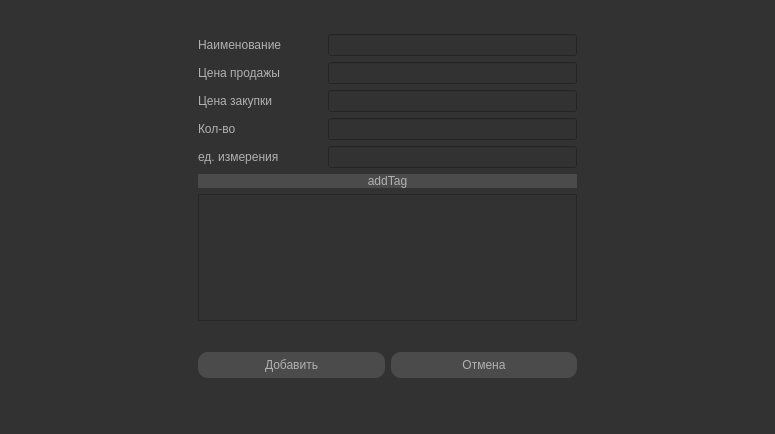
<?xml version="1.0" encoding="UTF-8"?>
<ui version="4.0">
 <class>AddWindow</class>
 <widget class="QMainWindow" name="AddWindow">
  <property name="geometry">
   <rect>
    <x>0</x>
    <y>0</y>
    <width>775</width>
    <height>434</height>
   </rect>
  </property>
  <property name="windowTitle">
   <string>Добавление элемента</string>
  </property>
  <property name="styleSheet">
   <string notr="true">font: 12pt &quot;Times New Roman&quot;;
background-color: rgb(50, 50, 50);
color: #b1b1b1;</string>
  </property>
  <widget class="QWidget" name="centralwidget">
   <layout class="QHBoxLayout" name="horizontalLayout_8" stretch="1,2,1">
    <item>
     <spacer name="horizontalSpacer">
      <property name="orientation">
       <enum>Qt::Horizontal</enum>
      </property>
      <property name="sizeHint" stdset="0">
       <size>
        <width>213</width>
        <height>20</height>
       </size>
      </property>
     </spacer>
    </item>
    <item>
     <layout class="QVBoxLayout" name="verticalLayout_2" stretch="1,5,1,5,1,1,1">
      <item>
       <spacer name="verticalSpacer_2">
        <property name="orientation">
         <enum>Qt::Vertical</enum>
        </property>
        <property name="sizeHint" stdset="0">
         <size>
          <width>20</width>
          <height>40</height>
         </size>
        </property>
       </spacer>
      </item>
      <item>
       <layout class="QVBoxLayout" name="verticalLayout" stretch="1,1,1,1,1">
        <item>
         <layout class="QHBoxLayout" name="horizontalLayout_7" stretch="1,2">
          <item>
           <widget class="QLabel" name="label">
            <property name="text">
             <string>Наименование</string>
            </property>
           </widget>
          </item>
          <item>
           <widget class="QLineEdit" name="itemName"/>
          </item>
         </layout>
        </item>
        <item>
         <layout class="QHBoxLayout" name="horizontalLayout_6" stretch="1,2">
          <item>
           <widget class="QLabel" name="label_3">
            <property name="text">
             <string>Цена продажы</string>
            </property>
           </widget>
          </item>
          <item>
           <widget class="QLineEdit" name="price">
            <property name="text">
             <string/>
            </property>
           </widget>
          </item>
         </layout>
        </item>
        <item>
         <layout class="QHBoxLayout" name="horizontalLayout_5" stretch="1,2">
          <item>
           <widget class="QLabel" name="label_4">
            <property name="text">
             <string>Цена закупки</string>
            </property>
           </widget>
          </item>
          <item>
           <widget class="QLineEdit" name="originalPrice">
            <property name="text">
             <string/>
            </property>
           </widget>
          </item>
         </layout>
        </item>
        <item>
         <layout class="QHBoxLayout" name="horizontalLayout_3" stretch="1,2">
          <item>
           <widget class="QLabel" name="label_6">
            <property name="text">
             <string>Кол-во</string>
            </property>
           </widget>
          </item>
          <item>
           <widget class="QLineEdit" name="count">
            <property name="text">
             <string/>
            </property>
           </widget>
          </item>
         </layout>
        </item>
        <item>
         <layout class="QHBoxLayout" name="horizontalLayout_2" stretch="1,2">
          <item>
           <widget class="QLabel" name="label_7">
            <property name="text">
             <string>ед. измерения</string>
            </property>
           </widget>
          </item>
          <item>
           <widget class="QLineEdit" name="type">
            <property name="text">
             <string/>
            </property>
           </widget>
          </item>
         </layout>
        </item>
       </layout>
      </item>
      <item>
       <widget class="QPushButton" name="btnAddTags">
        <property name="sizePolicy">
         <sizepolicy hsizetype="Minimum" vsizetype="Maximum">
          <horstretch>0</horstretch>
          <verstretch>0</verstretch>
         </sizepolicy>
        </property>
        <property name="styleSheet">
         <string notr="true">QPushButton{
	background-color: rgb(75, 75, 75);
	border-radius: 10px;
}
QPushButton:hover {
     background-color: rgb(80,80, 80);
}
QPushButton:pressed {
    background-color: rgb(120,120,120);
}
</string>
        </property>
        <property name="text">
         <string>addTag</string>
        </property>
       </widget>
      </item>
      <item>
       <widget class="QTableWidget" name="tagsTable"/>
      </item>
      <item>
       <spacer name="verticalSpacer">
        <property name="orientation">
         <enum>Qt::Vertical</enum>
        </property>
        <property name="sizeHint" stdset="0">
         <size>
          <width>20</width>
          <height>40</height>
         </size>
        </property>
       </spacer>
      </item>
      <item>
       <layout class="QHBoxLayout" name="horizontalLayout" stretch="1,1">
        <property name="sizeConstraint">
         <enum>QLayout::SetMaximumSize</enum>
        </property>
        <item>
         <widget class="QPushButton" name="btnAdd">
          <property name="sizePolicy">
           <sizepolicy hsizetype="Minimum" vsizetype="Minimum">
            <horstretch>0</horstretch>
            <verstretch>0</verstretch>
           </sizepolicy>
          </property>
          <property name="maximumSize">
           <size>
            <width>16777215</width>
            <height>40</height>
           </size>
          </property>
          <property name="styleSheet">
           <string notr="true">QPushButton{
	background-color: rgb(75, 75, 75);
	border-radius: 10px;
}
QPushButton:hover {
     background-color: rgb(80,80, 80);
}
QPushButton:pressed {
    background-color: rgb(120,120,120);
}
</string>
          </property>
          <property name="text">
           <string>Добавить</string>
          </property>
         </widget>
        </item>
        <item>
         <widget class="QPushButton" name="btnCancel">
          <property name="sizePolicy">
           <sizepolicy hsizetype="Minimum" vsizetype="Minimum">
            <horstretch>0</horstretch>
            <verstretch>0</verstretch>
           </sizepolicy>
          </property>
          <property name="maximumSize">
           <size>
            <width>16777215</width>
            <height>40</height>
           </size>
          </property>
          <property name="styleSheet">
           <string notr="true">QPushButton{
	background-color: rgb(75, 75, 75);
	border-radius: 10px;
}
QPushButton:hover {
     background-color: rgb(80,80, 80);
}
QPushButton:pressed {
    background-color: rgb(120,120,120);
}
</string>
          </property>
          <property name="text">
           <string>Отмена</string>
          </property>
         </widget>
        </item>
       </layout>
      </item>
      <item>
       <spacer name="verticalSpacer_3">
        <property name="orientation">
         <enum>Qt::Vertical</enum>
        </property>
        <property name="sizeHint" stdset="0">
         <size>
          <width>20</width>
          <height>40</height>
         </size>
        </property>
       </spacer>
      </item>
     </layout>
    </item>
    <item>
     <spacer name="horizontalSpacer_2">
      <property name="orientation">
       <enum>Qt::Horizontal</enum>
      </property>
      <property name="sizeHint" stdset="0">
       <size>
        <width>40</width>
        <height>20</height>
       </size>
      </property>
     </spacer>
    </item>
   </layout>
  </widget>
  <widget class="QStatusBar" name="statusbar"/>
 </widget>
 <resources/>
 <connections/>
</ui>
